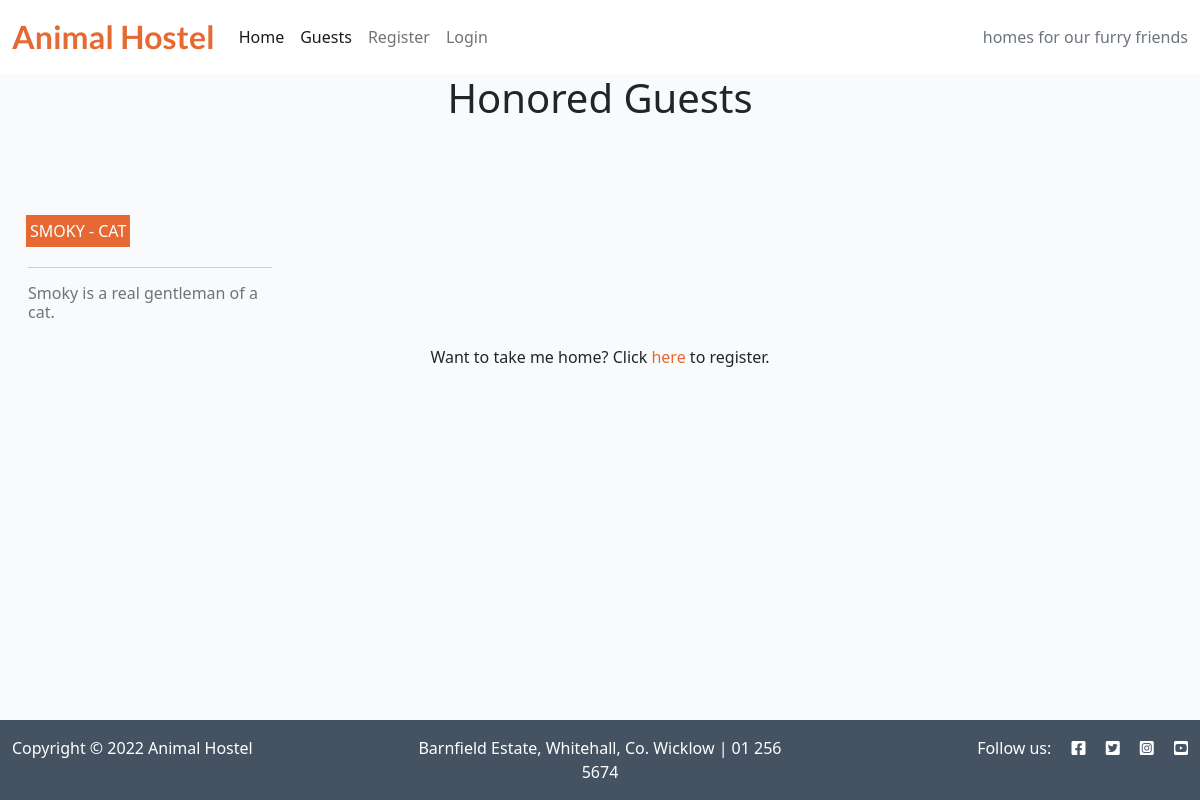
The page / on the database its author committed.
### home_animals/models.py (models this page shows, shortened)
class Animal(models.Model):
    name = models.CharField(max_length=200, unique=True)
    slug = models.SlugField(max_length=200, unique=True)
    type = models.ForeignKey(AnimalType, on_delete=models.CASCADE,
                             related_name="home_animals_animals")
    description = models.TextField()
    image = CloudinaryField('image', default='placeholder')
    slogan = models.TextField(blank=True)
    class Meta:
        ordering = ['name']

class AnimalType(models.Model):
    code = models.CharField(max_length=20, unique=True)
    description = models.CharField(max_length=100)
    def __str__(self):
        return str(self.code)

### home_animals/views.py (the view)
# urls.py: path('', views.GuestList.as_view(), name='home'),
class GuestList(View):
    template_name = 'index.html'
    def get(self, request):
        animal = Animal.objects.order_by('name')
        return render(request, self.template_name,
                      {'animal_list': animal})

### templates/index.html (shortened to what this page needs)
{% extends "base.html" %}
{% block content %}
<div class="container-fluid">
    <a id="guests">
        <h1 class="text-center">Honored Guests</h1>
    </a>
    <div class="row">
        <div class="col-12 mt-3 left">
            <div class="row">
                {% for animal in animal_list %}
                <div class="col-md-4 col-lg-3">
                    <div class="card mb-4">
                        <div class="card-body">
                            <a href=" {% url 'guest_detail' animal.slug %}" class="guest-link">
                                <div class="image-container">
                                    <div class="image-flash">
                                        <p class="animal">{{ animal.name }} - {{ animal.type }}</p>
                                    </div>
                                </div>
                                <hr />
                                <p class="card-text text-muted h6">{{ animal.slogan }}</p>
                            </a>
                        </div>
                    </div>
                </div>
                {% endfor %}
            </div>
        </div>
    </div>
    <div class="row text-center mt-5 mb-5">
        <scan>Want to take me home? Click
            {% if user.is_authenticated %}
            <a class="link" href="#">here</a> to make an offer.
            {% else %}
            <a class="link" href="accounts/signup">here</a> to register.
            {% endif %}
        </scan>
    </div>
</div>
{%endblock%}

### static/css/style.css (style rules this page uses)
:root { --orange: #e66933; --dark-grey: #445261; --light-grey: #F9FAFC; --white: #fff; }
body { background-color: var(--light-grey); }
.main-bg { background-color: var(--light-grey); }
.card { border: none; background-color: transparent; height: 80%; }
.card-body { height: 100%; }
.image-container { position: relative; height: 100%; }
.image-flash { position: absolute; bottom: 5%; min-width: 30%; left: -2px; background-color: var(--orange); }
.animal { color: var(--white); margin: 4px; text-transform: uppercase; }
.guest-link { text-decoration: none; color: #445261; }
.link { color: var(--orange); text-decoration: none; }

### rows shown on the page
Animal: name "SMOKY", type "CAT", slogan "Smoky is a real gentleman of a cat."
